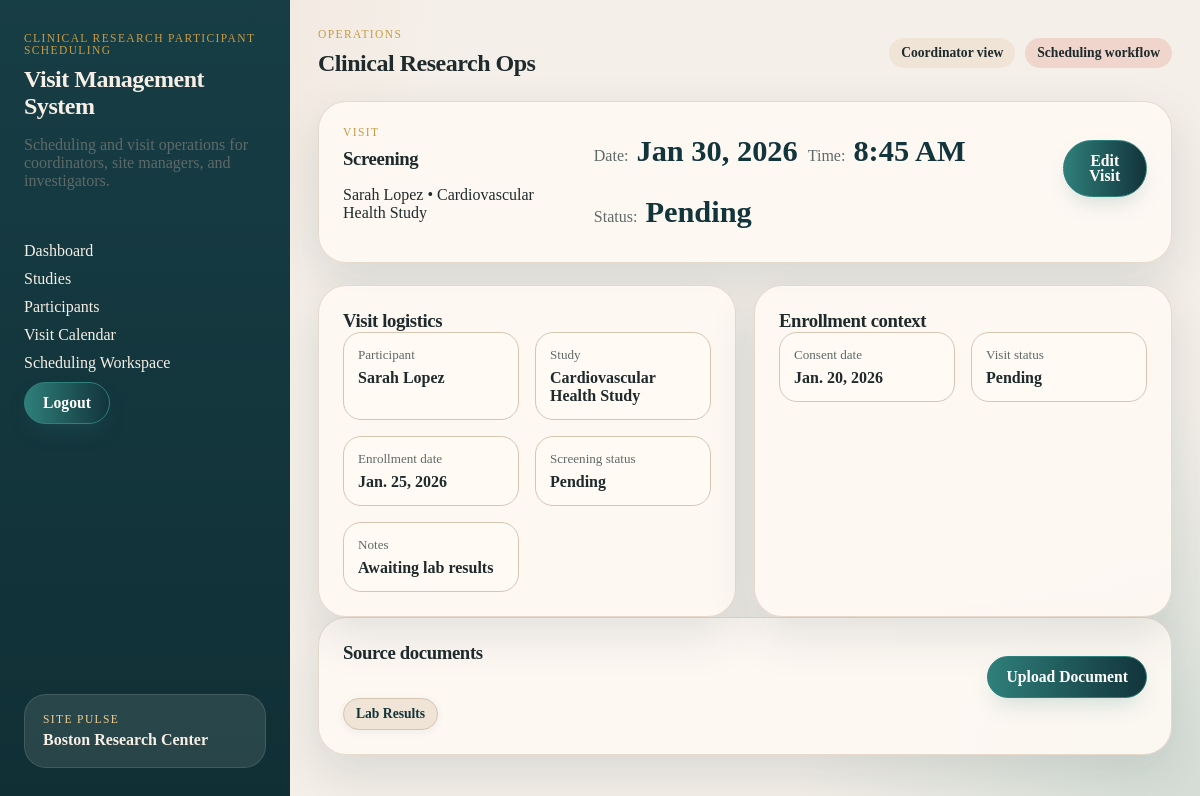
The app's page /project/visits/3/ (signed in) with its own data.
### project/models.py (models this page shows, shortened)
class Visit(models.Model):
    enrollment = models.ForeignKey(Enrollment, on_delete=models.CASCADE)  # Link to enrollment
    visit_date = models.DateTimeField()  # Date and time of visit
    visit_type = models.CharField(max_length=100)  # e.g., 'screening', 'follow-up'
    VISIT_STATUS_CHOICES = [
        ('scheduled', 'Scheduled'),
        ('completed', 'Completed'),
        ('canceled', 'Canceled'),
        ('missed', 'Missed'),
    ]
    status = models.CharField(
        max_length=20,
        choices=VISIT_STATUS_CHOICES,
        default='scheduled'
    )
    notes = models.TextField()  # Staff notes

class Enrollment(models.Model):
    participant = models.ForeignKey(Participant, on_delete=models.CASCADE)  # Link to participant
    study = models.ForeignKey(Study, on_delete=models.CASCADE)  # Link to study
    consent_date = models.DateField()  # Date consent was given
    SCREENING_STATUS_CHOICES = [
        ('pending', 'Pending'),
        ('eligible', 'Eligible'),
        ('ineligible', 'Ineligible'),
        ('screen_failed', 'Screen Failed'),
    ]
    screening_status = models.CharField(
        max_length=20,
        choices=SCREENING_STATUS_CHOICES,
        default='pending'
    )
    enrollment_date = models.DateField()  # Date of enrollment

class Participant(models.Model):
    first_name = models.CharField(max_length=100)  # Participant's first name
    last_name = models.CharField(max_length=100)  # Participant's last name
    date_of_birth = models.DateField()  # Date of birth
    age = models.PositiveIntegerField(null=True, blank=True)  # Age (optional, can be calculated from DOB)
    sex = models.CharField(
        max_length=20,
        choices=[('male', 'Male'), ('female', 'Female'), ('other', 'Other'), ('prefer_not_to_say', 'Prefer not to say')],
        default='prefer_not_to_say',
    )  # Sex
    phone = models.CharField(max_length=20, blank=True)  # Phone number
    email = models.EmailField(max_length=254, blank=True)  # Email address
    STATUS_CHOICES = [
        ('active', 'Active'),
        ('withdrawn', 'Withdrawn'),
        ('completed', 'Completed'),
        ('inactive', 'Inactive'),
    ]
    status = models.CharField(
        max_length=20,
        choices=STATUS_CHOICES,
        default='active'
    )
    def __str__(self):
        return f"{self.first_name} {self.last_name}"

class Study(models.Model):
    title = models.CharField(max_length=200)  # Study title
    protocol_number = models.CharField(max_length=50)  # Unique protocol identifier
    description = models.TextField()  # Study description
    STUDY_STATUS_CHOICES = [
        ('active', 'Active'),
        ('closed', 'Closed'),
        ('paused', 'Paused'),
    ]
    status = models.CharField(
        max_length=20,
        choices=STUDY_STATUS_CHOICES,
        default='active'
    )

class VisitDocument(models.Model):
    visit = models.ForeignKey(Visit, on_delete=models.CASCADE)  # Link to visit
    title = models.CharField(max_length=200)  # Document title
    file = models.FileField(upload_to='documents/')  # Uploaded file
    description = models.TextField()  # Description of the document

### project/views.py (the view)
# urls.py: path("visits/<int:visit_id>/", VisitDetailView.as_view(), name="project_visit_detail"),
class VisitDetailView(CoordinatorRequiredMixin, DetailView):
    model = Visit
    template_name = "project/visit_detail.html"
    context_object_name = "visit"
    pk_url_kwarg = "visit_id"
    def get_queryset(self):
        return Visit.objects.select_related(
            "enrollment",
            "enrollment__participant",
            "enrollment__study",
        )
    def get_context_data(self, **kwargs):
        context = super().get_context_data(**kwargs)
        context["documents"] = self.object.visitdocument_set.order_by("title")
        return context

### project/views.py (called while the page is built)
    def test_func(self):
        return hasattr(self.request.user, 'userprofile') and \
               self.request.user.userprofile.role == 'coordinator'

### project/templates/project/visit_detail.html (shortened to what this page needs)
{% extends "project/base.html" %}
{% block content %}
<section class="detail-hero">
  <div>
    <p class="eyebrow">Visit</p>
    <h3>{{ visit.visit_type }}</h3>
    <p>{{ visit.enrollment.participant }} &bull; {{ visit.enrollment.study.title }}</p>
  </div>
  <div class="hero-stats">
    <span>
      <span class="hero-label">Date:</span>
      <strong class="hero-value">{{ visit.visit_date|date:"M j, Y" }}</strong>
    </span>
    <span>
      <span class="hero-label">Time:</span>
      <strong class="hero-value">{{ visit.visit_date|date:"g:i A" }}</strong>
    </span>
    <span>
      <span class="hero-label">Status:</span>
      <strong class="hero-value status-{{ visit.status|lower }}">{{ visit.status }}</strong>
    </span>
  </div>
    <div style="margin-bottom: 1em;">
    <a href="{% url 'project_visit_edit' visit.id %}" class="button-link">Edit Visit</a>
  </div>
</section>
<section class="content-grid">
  <article class="panel">
    <div class="panel-header">
      <h3>Visit logistics</h3>
    </div>
    <dl class="detail-list">
      <div><dt>Participant</dt><dd><a href="{% url 'project_participant_detail' visit.enrollment.participant.id %}">{{ visit.enrollment.participant }}</a></dd></div>
      <div><dt>Study</dt><dd><a href="{% url 'project_study_detail' visit.enrollment.study.id %}">{{ visit.enrollment.study.title }}</a></dd></div>
      <div><dt>Enrollment date</dt><dd>{{ visit.enrollment.enrollment_date }}</dd></div>
      <div><dt>Screening status</dt><dd>{{ visit.enrollment.screening_status }}</dd></div>
      <div><dt>Notes</dt><dd>{{ visit.notes }}</dd></div>
    </dl>
  </article>
  <article class="panel">
    <div class="panel-header">
      <h3>Enrollment context</h3>
    </div>
    <dl class="detail-list">
      <div><dt>Consent date</dt><dd>{{ visit.enrollment.consent_date }}</dd></div>
      <div><dt>Visit status</dt><dd>{{ visit.status }}</dd></div>
    </dl>
  </article>
</section>
<section class="panel">
  <div class="panel-header">
    <h3>Source documents</h3>
    {% if request.user.is_authenticated and request.user.userprofile.role == 'coordinator' %}
      <a href="{% url 'visit_document_create' visit.id %}" class="button-link" style="float:right;">Upload Document</a>
    {% endif %}
  </div>
  <div class="chip-row">
    {% for document in documents %}
      <span class="doc-chip">
        <a href="{{ document.file.url }}" target="_blank">{{ document.title }}</a>
      </span>
    {% empty %}
      <p class="empty-state">No visit documents uploaded.</p>
    {% endfor %}
  </div>
</section>
{% endblock %}

### static/project.css (style rules this page uses)
.doc-chip { display: inline-block; padding: 0.5em 1.1em; border-radius: 999px; background: linear-gradient(90deg, #e6eaf7 0%, #f0e4d6 100%); color: #12343b; font-weight: 600; font-size: 1rem; box-shadow: 0 2px 8px rgba(18, 52, 59, 0.07); border: 1px solid #d6c5b2; transition: background 0.18s, color 0.18s, box-shadow 0.18s; text-decoration: none; }
:root { --bg: #f4efe8; --panel: #fffaf4; --panel-strong: #f0e4d6; --line: #d6c5b2; --text: #1f2a2c; --muted: #5e6a68; --navy: #12343b; --teal: #2f7f7a; --coral: #d66a4d; --gold: #c79b45; --danger: #b2493d; --shadow: 0 18px 48px rgba(18, 52, 59, 0.12); }
* { box-sizing: border-box; }
html, body { margin: 0; padding: 0; }
body { font-family: Georgia, "Times New Roman", serif; color: var(--text); background: radial-gradient(circle at top left, rgba(214, 106, 77, 0.12), transparent 30%), radial-gradient(circle at bottom right, rgba(47, 127, 122, 0.16), transparent 28%), var(--bg); }
a { color: inherit; text-decoration: none; }
h1, h2, h3, h4 { margin: 0; font-family: "Palatino Linotype", "Book Antiqua", Palatino, serif; letter-spacing: -0.02em; }
.nav, .stack-list, .metric-grid, .card-grid, .content-grid, .day-grid, .scheduler-form, form { display: grid; gap: 16px; }
.metric-grid, .card-grid, .content-grid, .day-grid { margin-top: 22px; gap: 18px; }
.content-grid, .day-grid { grid-template-columns: repeat(2, minmax(0, 1fr)); }
.page-header, .panel-header, .hero, .detail-hero, .list-row, .metric-card, .study-card, .day-card, .study-card-header { display: flex; justify-content: space-between; gap: 18px; }
.header-actions, .study-meta, .chip-row, .hero-stats, .study-card-actions, .row-meta, .profile-actions { display: flex; flex-wrap: wrap; gap: 10px; align-items: center; }
.hero, .detail-hero, .panel, .day-card { padding: 24px; border-radius: 28px; background: rgba(255, 250, 244, 0.88); border: 1px solid rgba(214, 197, 178, 0.6); box-shadow: var(--shadow); }
.eyebrow, .status-label { text-transform: uppercase; font-size: 0.72rem; letter-spacing: 0.12em; }
.eyebrow { color: var(--gold); margin: 0 0 10px; }
.brand-copy, .subtle, .hero-copy, .metric-card span, .list-row p, .study-card p, .detail-list dt, .bullet-list, .status-card span, .study-protocol, .row-meta, .hero-label, .empty-state, .visit-study, .enrollment-protocol { color: var(--muted); }
.hero-label { font-size: 1rem; margin-right: 0.25rem; }
.hero-value { font-weight: 700; text-transform: capitalize; }
.metric-card strong, .hero-stats strong { font-size: 1.9rem; color: var(--navy); }
.pill, .badge, .doc-chip, .status-badge, .screening-badge, .visit-badge { display: inline-flex; align-items: center; justify-content: center; width: fit-content; padding: 7px 12px; border-radius: 999px; font-size: 0.85rem; font-weight: 700; background: var(--panel-strong); }
.btn, .button-link, .scheduler-form button, form button, input[type="submit"], button[type="submit"] { display: inline-flex; align-items: center; justify-content: center; gap: 0.4em; width: fit-content; min-height: 42px; line-height: 1; font-family: inherit; font-size: 0.98rem; font-weight: 700; padding: 0.75em 1.15em; border-radius: 999px; border: 1.5px solid transparent; cursor: pointer; text-align: center; text-decoration: none; transition: transform 0.2s ease, box-shadow 0.2s ease, background 0.2s ease, border-color 0.2s ease; box-shadow: 0 0.7em 1.5em -0.5em rgba(47, 127, 122, 0.25); }
.btn-primary, .button-link, .scheduler-form button, form button, input[type="submit"], button[type="submit"] { background: linear-gradient(90deg, var(--teal), var(--navy)); color: #fff; border-color: var(--teal); }
.button-link { margin-top: 14px; }
.detail-list { display: grid; grid-template-columns: repeat(2, minmax(0, 1fr)); gap: 16px; margin: 0; }
.detail-list div { padding: 14px; border-radius: 18px; background: var(--panel); border: 1px solid var(--line); }
.detail-list dt { font-size: 0.82rem; margin-bottom: 6px; }
.detail-list dd { margin: 0; font-weight: 600; }

### records on screen
Visit: visit_type "Screening", enrollment.participant "Sarah Lopez", enrollment.study "Cardiovascular Health Study", visit_date "Jan 30, 2026", visit_date "8:45 AM", status "Pending", enrollment.enrollment_date "Jan. 25, 2026", enrollment.screening_status "Pending", notes "Awaiting lab results", enrollment.consent_date "Jan. 20, 2026"
VisitDocument: title "Lab Results"
